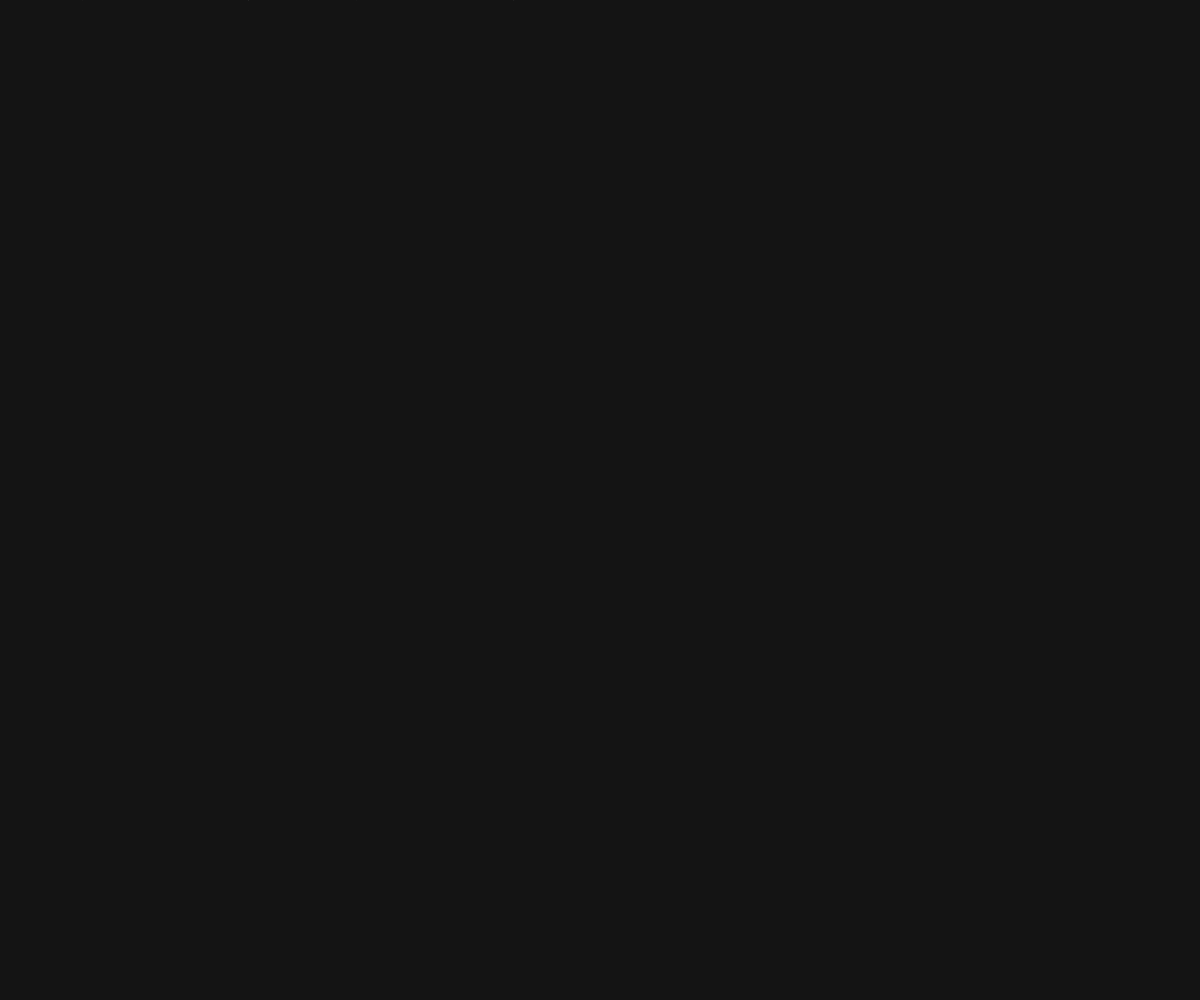
Frame 1 (no input)
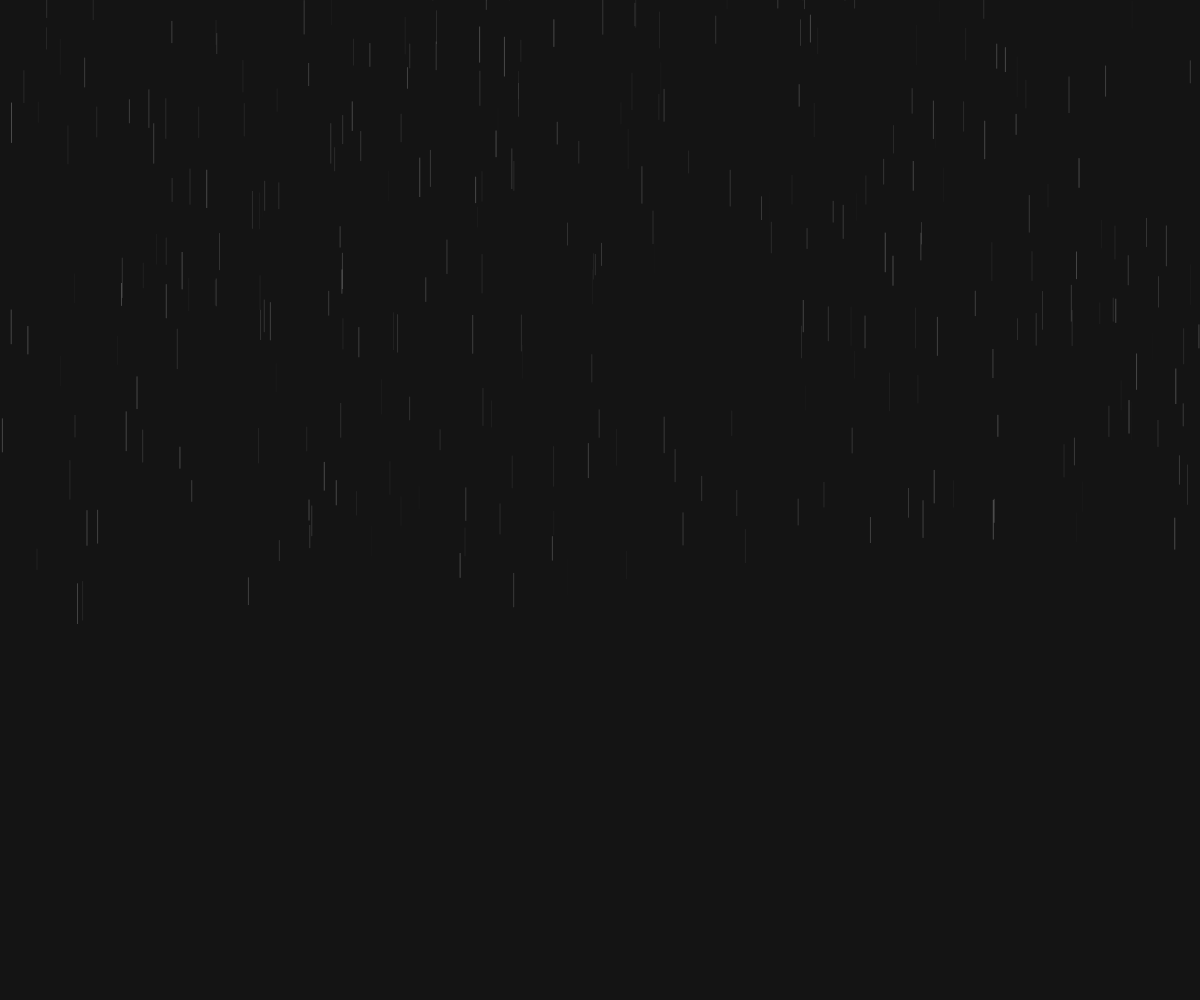
Frame 60 (no input)
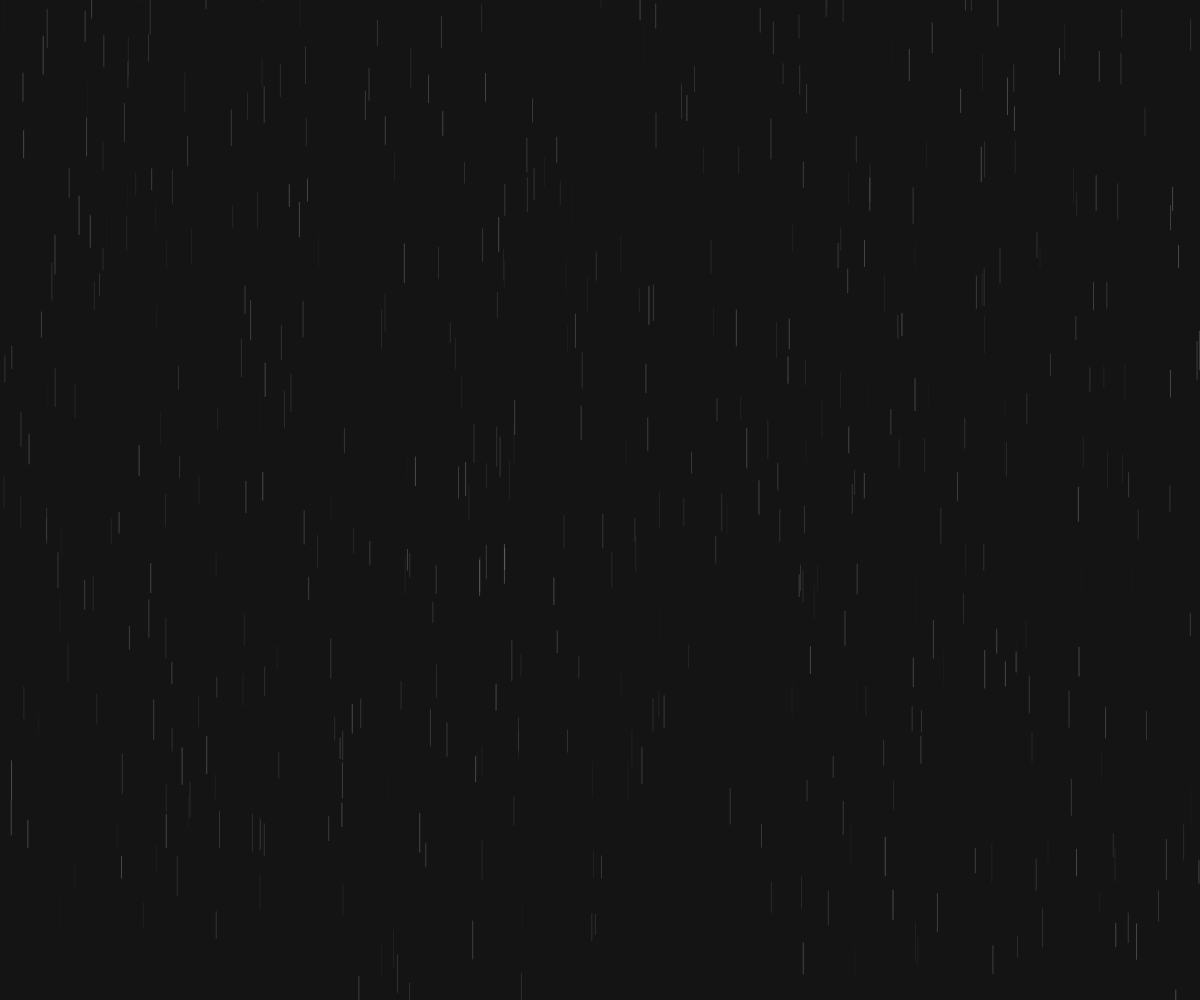
Frame 120 (the mouse pressed at the canvas centre since frame 60)

The p5.js sketch that drew these frames (run headless with seeded random() and noise() and a simulated clock; from frame 60 on, the mouse is pressed at the canvas centre):

// p5.js sketch
// ── sketch.js
drops = []


function setup() {
  let cnv = createCanvas(innerWidth, innerHeight);
  p = createVector(random(width), 200)
  cnv.id('mycanvas');
 
}

function draw() {
  background(20);
   for (let i = 0; i < 5; i++){
    drops.push(new Drop(random(width), 0, 0))
  }
  
  for (let d of drops){
    d.show()
    d.update()
  }

}

class Drop{
  constructor(x, y){
    this.pos = createVector(x, y)
    this.vel = createVector(0, random(8, 11))
    this.length = random(20, 40)
    this.strength = random(60)
  }
  show(){
    stroke(255, this.strength)
    line(this.pos.x, this.pos.y, this.pos.x, this.pos.y-this.length)
  }
  
  update(){
    this.pos.add(this.vel)
    if (this.pos.y > height + 100){
      drops.shift()
    }
  }
  
}
// ── script.js
const knot1 = document.getElementById("knot1");
const knot2 = document.getElementById("knot2");
const knot3 = document.getElementById("knot3");
const knot4 = document.getElementById("knot4");
const knot5 = document.getElementById("knot5");
const knot6 = document.getElementById("knot6");
const knot7 = document.getElementById("knot7");
const knot8 = document.getElementById("knot8");
const knot9 = document.getElementById("knot9");
const knot10 = document.getElementById("knot10");
const knot11 = document.getElementById("knot11");
const knot12 = document.getElementById("knot12");
const knot13 = document.getElementById("knot13");             
const knot14 = document.getElementById("knot14");             
const cover = document.getElementById("whyyou");        

function hideCover() {
    cover.style.display = "none";
    knot1.style.display = "block";
    knot1.style.opacity = 1;
}

function hideKnot1() {
    knot1.style.display = "none";
    knot2.style.display = "block";
}

function hideKnot2() {
    knot2.style.display = "none";
    knot3.style.display = "block";
}

function hideKnot3() {
    knot3.style.display = "none";
    knot4.style.display = "block";
}

function hideKnot4() {
    knot4.style.display = "none";
    knot5.style.display = "block";
}

function hideKnot5() {
    knot5.style.display = "none";
    knot6.style.display = "block";
}

function hideKnot6() {
    knot6.style.display = "none";
    knot7.style.display = "block";
}

function hideKnot7a() {
    knot7.style.display = "none";
    knot1.style.display = "block";
}

function hideKnot7b() {
    knot7.style.display = "none";
    knot8.style.display = "block";
}

function hideKnot8() {
    knot8.style.display = "none";
    knot9.style.display = "block";
    cnv.style.display = "none";
}

function hideKnot9() {
    knot9.style.display = "none";
    knot10.style.display = "block";
}

function hideKnot10() {
    knot10.style.display = "none";
    knot11.style.display = "block";
}
function hideKnot11() {
    knot11.style.display = "none";
    knot12.style.display = "block";
}
function hideKnot12() {
    knot12.style.display = "none";
    knot13.style.display = "block";
}

function hideKnot13() {
    knot13.style.display = "none";
    knot14.style.display = "block";
}

// ── style.css
@font-face {
    font-family: nero;
    src: url(Felidae.ttf);
}




body {
    
    background: radial-gradient( #000000, #01011f, #470000);
    background-size: 400% 400%;
    -webkit-animation: AnimationName 25s ease infinite;
    -moz-animation: AnimationName 25s ease infinite;
    animation: AnimationName 25s ease infinite;
    color: white;
    font-family: nero;
    font-size: 22px;
    -webkit-text-stroke: 0.3px;
    letter-spacing: 2px;
    margin: 5% 15% 5% 15%;
    
}


@-webkit-keyframes AnimationName {
    0%{background-position:0% 39%}
    50%{background-position:100% 62%}
    100%{background-position:0% 39%}
}
@-moz-keyframes AnimationName {
    0%{background-position:0% 39%}
    50%{background-position:100% 62%}
    100%{background-position:0% 39%}
}
@keyframes AnimationName {
    0%{background-position:0% 39%}
    50%{background-position:100% 62%}
    100%{background-position:0% 39%}
}

.wrapper {
    position: relative;
}

canvas {
    position: absolute;
    top: 0px;
    left: 0px;
    z-index: 1;
    opacity: 0.3;
}

div {
    z-index: 99;
    position: relative;
}

p {
    animation: glow 2s ease-in-out infinite alternate;
}

@keyframes glow {
    from {
      text-shadow: 0 0 10px #ffffff;
    }
    to {
      text-shadow: 0 0 40px #ffffff, 0 0 10px #ffffff;
    }
  }

button {
    all: unset;
    cursor: pointer;
    left: 0%;
    top: 200%;
    font-size: 24px;
}

#whyyou {
    width: 100%;
    font-size: calc(50px + 18vh);
    line-height: calc(50px + 20vh);
  text-shadow: 0 0 5px #f562ff, 0 0 15px #f562ff, 0 0 25px #f562ff,
    0 0 20px #f562ff, 0 0 30px #890092, 0 0 80px #890092, 0 0 80px #890092;
  color: #fccaff;
    /* text-shadow: 0 0 5px #ffa500, 0 0 15px #ffa500, 0 0 20px #ffa500, 0 0 40px #ffa500, 0 0 60px #ff0000, 0 0 10px #ff8d00, 0 0 98px #ff0000;
    color: #ffa9a9; */
    text-align: center;
    animation: blink 6s infinite;
    -webkit-animation: blink 6s infinite;
}

@-webkit-keyframes blink {
    20%,
    24%,
    55% {
      color: #111;
      text-shadow: none;
    }
  
    0%,
    19%,
    21%,
    23%,
    25%,
    54%,
    56%,
    100% {
      color: #fccaff;
      text-shadow: 0 0 5px #f562ff, 0 0 15px #f562ff, 0 0 25px #f562ff,
        0 0 20px #f562ff, 0 0 30px #890092, 0 0 80px #890092, 0 0 80px #890092;
    /* text-shadow: 0 0 5px #ffa500, 0 0 15px #ffa500, 0 0 20px #ffa500, 0 0 40px #ffa500, 0 0 60px #ff0000, 0 0 10px #ff8d00, 0 0 98px #ff0000;
      color: #fff6a9; */
    }
  }
  
  @keyframes blink {
    20%,
    24%,
    55% {
      color: #111;
      text-shadow: none;
    }
  
    0%,
    19%,
    21%,
    23%,
    25%,
    54%,
    56%,
    100% {
      color: #fccaff;
      text-shadow: 0 0 5px #f562ff, 0 0 15px #f562ff, 0 0 25px #f562ff,
        0 0 20px #f562ff, 0 0 30px #890092, 0 0 80px #890092, 0 0 80px #890092;
    /* text-shadow: 0 0 5px #ffa500, 0 0 15px #ffa500, 0 0 20px #ffa500, 0 0 40px #ffa500, 0 0 60px #ff0000, 0 0 10px #ff8d00, 0 0 98px #ff0000;
      color: #fff6a9; */
    }
  }
  

#knot1 {
    display: block;
    opacity: 0; /* Initially hidden */
    transition: opacity 0.4s ease-in-out; /* Fade transition */
}

#knot2 {
    display: none;
}

#knot3 {
    display: none;
}

#knot4 {
    display: none;
}

#knot5 {
    display: none;
}

#knot6 {
    display: none;
}

#knot7 {
    display: none;
}

#knot8 {
    display: none;
}

#knot9 {
    display: none;
}

#knot10 {
    display: none;
}

#knot11 {
    display: none;
}

#knot12 {
    display: none;
}

#knot13 {
    display: none;
}

#knot14 {
    display: none;
}

a {
    color: rgb(79, 191, 0);
    text-decoration: none;
}

.option {
    position: absolute;
    /* bottom: 15%; */
    color: rgb(52, 130, 255);
}

#option4 {
    top: 180%;
}

#option7b {
    top: 180%;
    color: rgb(255, 166, 0);
}

#option8 {
    color: rgb(255, 166, 0);
}
#option9 {
    color: rgb(255, 166, 0);
    top: 100%;
}
#option10 {
    color: rgb(255, 166, 0);
}
#option11 {
    color: rgb(255, 166, 0);
}
#option12 {
    color: rgb(255, 166, 0);
}

#option13 {
    color: rgb(255, 166, 0);
}

#option14 {
    color: rgba(217, 255, 0, 0.478);
    font-size: 30px;
    top: 122%;
    -webkit-text-stroke: 1.3px;
    background: rgba(4, 0, 255, 0.167);
    border-radius: 50%;
    height: 150px;
	width: 150px;
    display: flex;
    align-items: center;
    justify-content: center;

    box-shadow: 0 0 0 0 rgba(4, 0, 255, 0.167);
	transform: scale(1);
	animation: pulse 2s infinite;
}

@keyframes pulse {
	0% {
		transform: scale(0.95);
		box-shadow: 0 0 0 0 rgba(4, 0, 255, 0.167);
	}

	70% {
		transform: scale(1);
		box-shadow: 0 0 0 30px rgba(4, 0, 255, 0);
	}

	100% {
		transform: scale(0.95);
		box-shadow: 0 0 0 0 rgba(4, 0, 255, 0);
	}
}

#option14:hover {
    background: rgba(0, 55, 255, 0.538);
    color: rgb(217, 255, 0);
    animation: pulsehover 2s infinite;
}

@keyframes pulsehover {
	0% {
		transform: scale(0.95);
		box-shadow: 0 0 0 0 rgba(0, 55, 255, 0.538);
	}

	70% {
		transform: scale(1);
		box-shadow: 0 0 0 80px rgba(0, 55, 255, 0);
	}

	100% {
		transform: scale(0.95);
		box-shadow: 0 0 0 0 rgba(0, 55, 255, 0);
    }
}

.story {
    display: inline-block;
    z-index: 9;
}
